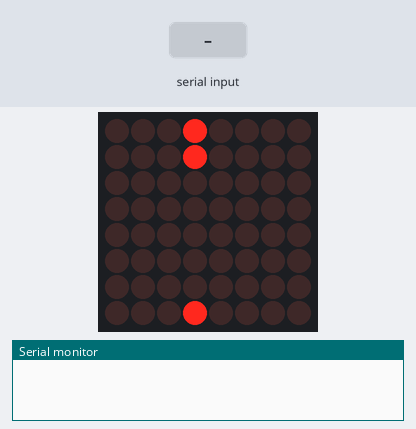
Simulated run of this sketch. Board: ESP32. On the bench: 8×8 LED matrix, the last lines printed to the serial monitor. Wiring (inferred from the names in the program): shift register (74HC595): data GPIO 23; shift clock GPIO 18; latch GPIO 19; LED matrix (orientation assumed): rows GPIO 13, GPIO 14, GPIO 21, GPIO 22, GPIO 25, GPIO 26, GPIO 27, GPIO 32; columns Q7, Q6, Q5, Q4, Q3, Q2, Q1, Q0. Inputs (shaded band) come from the test bench. Random numbers use the default seed unless the sketch sets one.

Above: at 1.7 s.
1.8 s: "l" received over Serial
At 2.12 s:
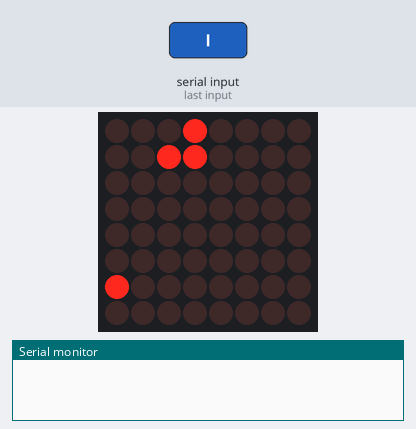
4.8 s: "u" received over Serial
At 5.31 s:
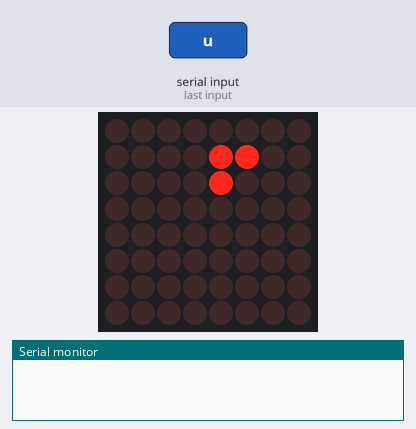
7.8 s: "r" received over Serial
At 8.96 s:
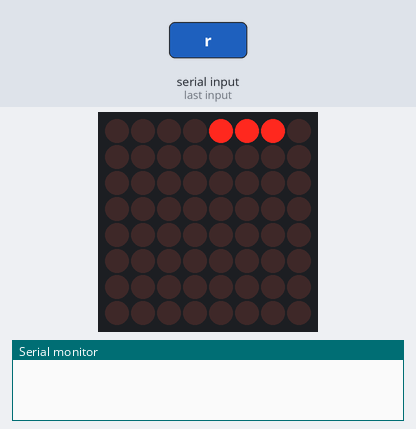
10.8 s: "d" received over Serial
At 11.71 s:
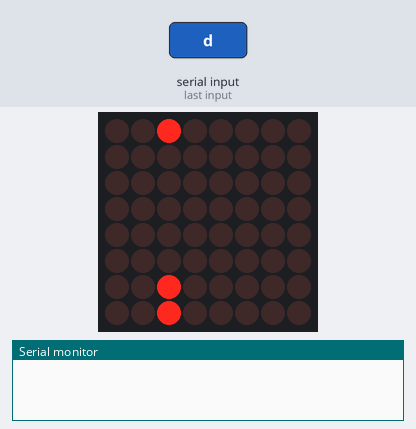
13.8 s: "r" received over Serial
At 14.45 s:
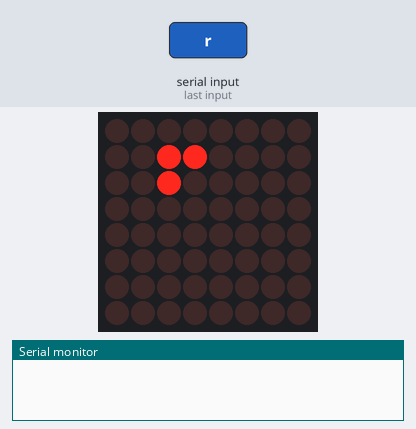
16.8 s: "u" received over Serial
At 19.47 s:
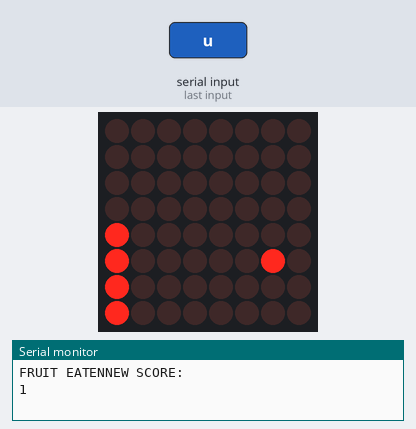
Timing chart, 0 to 21.0 s (numbered marks = the images above; inputs shaded):
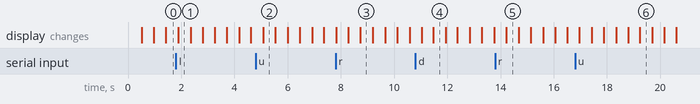

Measured:
- what the display in image 1 shows lasts 0.5 s, from 1.9 s to 2.4 s

The sketch:

snake.ino
```cpp
#define data 23
#define regclk 19
#define srclk 18
#define Max_length 8

uint8_t snakeX[Max_length];
uint8_t snakeY[Max_length];
int snakelength;
int randomX, randomY;
int score = 0;
char direction = 'u';
bool blinkstate = true;

void initSnake(){
  snakeX[0] = 4; snakeY[0] = 2;
  snakeX[1] = 4; snakeY[1] = 3;
  snakeX[2] = 4; snakeY[2] = 4;
  snakelength = 3;
}
int Cathodes[8] = {13,14,21,22,25,26,27,32};
uint8_t matrix[8]={
  0b00000000,
  0b00000000,
  0b00010000,
  0b00010000,
  0b00010000,
  0b00000000,
  0b00000000,
  0b00000000
};
void setup()
{
  score = 0;
  Serial.begin(9600);
  Serial.flush();
  pinMode(data, OUTPUT);
  pinMode(regclk, OUTPUT);
  pinMode(srclk, OUTPUT);
  for(int i=0;i<8;i++){
  	pinMode(Cathodes[7-i],OUTPUT);
    digitalWrite(Cathodes[7-i], LOW);
  }
  initSnake();
  randomise();
  drawFruit();
}
void loop()
{
  bool checkeaten = false;

  if(Serial.available()>0){
    char temp = Serial.read();
    if(temp=='u'||temp=='d'||temp=='l'||temp == 'r'){
      direction = temp;
    }
  }

  if(direction == 'u'){
    moveSnakeUp();
  } else if(direction == 'l'){
    moveSnakeLeft();
  } else if(direction == 'r'){
    moveSnakeRight();
  } else if(direction == 'd'){
    moveSnakeDown();
  }

  if(snakeX[0]==randomX && snakeY[0] == randomY){
    checkeaten = true;
    randomise();
    drawFruit();
    checkeaten = false;
    score++;
    Serial.print("FRUIT EATEN");
    Serial.println("NEW SCORE: "); Serial.println(score);
    if(snakelength<Max_length){
      snakelength++;
    }
  }

  for(int t = 0; t<50; t++){
    display();
  }
  blinkstate = !blinkstate;
  delayMicroseconds(800);
}

//Display on matrix
void display(){
 	for(int i=0;i<8;i++){
  for(int row=0;row<8;row++){
  	digitalWrite(Cathodes[7-row],LOW);
  }
  digitalWrite(regclk,LOW);
  shiftOut(data,srclk,LSBFIRST,~matrix[i]);
  digitalWrite(regclk,HIGH);
  digitalWrite(Cathodes[7-i],HIGH);
  delayMicroseconds(1000);
}
}

//SNAKE UP
void moveSnakeUp(){
  // shift body positions
  for(int i = snakelength-1; i > 0; i--){
    snakeY[i] = snakeY[i-1];
    snakeX[i] = snakeX[i-1];
  }

  // move head according to direction
  snakeY[0]--;

  if(snakeY[0]>7){
    snakeY[0] = 7;
  }

  for(int i=0;i<8;i++){
    matrix[i] = 0;
  }

  drawSnake();
  drawFruit();
}

//Snake right
void moveSnakeRight(){
  // shift body positions
  for(int i = snakelength-1; i > 0; i--){
    snakeX[i] = snakeX[i-1];
    snakeY[i] = snakeY[i-1];
  }

  // move head according to direction
  snakeX[0]--;

  if(snakeX[0]>7){
    snakeX[0] = 7;
  }

  for(int i=0;i<8;i++){
    matrix[i] = 0;
  }

  drawSnake();
  drawFruit();
}

//Snake left
void moveSnakeLeft(){

  // shift body positions
  for(int i = snakelength-1; i>0; i--){
    snakeX[i] = snakeX[i-1];
    snakeY[i] = snakeY[i-1];
  }

  // move head according to direction
  snakeX[0]++;

  //edge case
  if(snakeX[0]>7){
    snakeX[0] = 0;
  }

  //clear matrix
  for(int i=0;i<8;i++){
    matrix[i] = 0;
  }

  //update snake and fruit
  drawSnake();
  drawFruit();
}

void moveSnakeDown(){
  // shift body positions
  for(int i = snakelength-1; i>0; i--){
    snakeY[i] = snakeY[i-1];
    snakeX[i] = snakeX[i-1];
  }

  // move head according to direction
  snakeY[0]++;
  if(snakeY[0]>7){
    snakeY[0] = 0;
  }

  for(int i=0;i<8;i++){
    matrix[i] = 0;
  }

  drawSnake();
  drawFruit();
}

void drawFruit(){
  if(blinkstate) matrix[randomY] |= (1<<(7-randomX));
}

//randomise fruit x and y (also while checking if the fruit x and y do not collide with the snake body)
void randomise(){
  bool onSnake = true;

  while(onSnake){
    randomX = random(0,8);
    randomY = random(0,8);

    for(int i = 0;i<snakelength-1; i++){
      if(randomX == snakeX[i] && randomY == snakeY[i]){
      onSnake = true;
      } else{
        onSnake = false;
      }
    }

  }
}

void drawSnake(){
  for(int i=0;i<snakelength;i++){
    matrix[snakeY[i]] |= (1 << (7 - snakeX[i]));
  }
}
```
